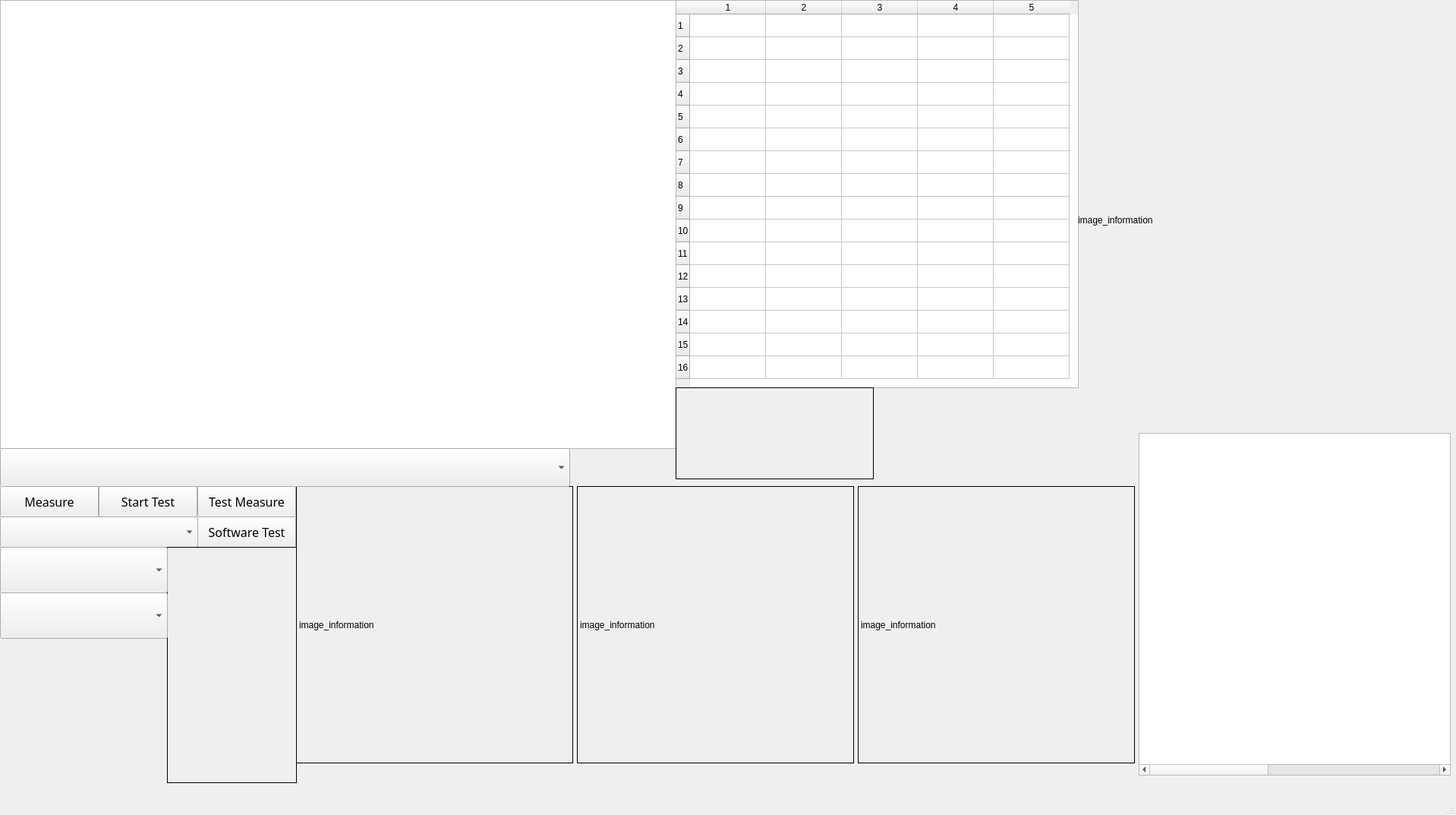
<?xml version="1.0" encoding="UTF-8"?>
<ui version="4.0">
 <class>MainWindow</class>
 <widget class="QMainWindow" name="MainWindow">
  <property name="geometry">
   <rect>
    <x>0</x>
    <y>0</y>
    <width>1918</width>
    <height>1073</height>
   </rect>
  </property>
  <property name="windowTitle">
   <string>MainWindow</string>
  </property>
  <widget class="QWidget" name="centralwidget">
   <widget class="QPushButton" name="btn_testmain">
    <property name="geometry">
     <rect>
      <x>130</x>
      <y>640</y>
      <width>130</width>
      <height>41</height>
     </rect>
    </property>
    <property name="font">
     <font>
      <family>標楷體</family>
      <pointsize>12</pointsize>
     </font>
    </property>
    <property name="text">
     <string>Start Test</string>
    </property>
   </widget>
   <widget class="QLabel" name="label_image_information">
    <property name="geometry">
     <rect>
      <x>1420</x>
      <y>50</y>
      <width>480</width>
      <height>480</height>
     </rect>
    </property>
    <property name="text">
     <string>image_information</string>
    </property>
   </widget>
   <widget class="QTableWidget" name="tableWidget_information">
    <property name="geometry">
     <rect>
      <x>0</x>
      <y>0</y>
      <width>891</width>
      <height>591</height>
     </rect>
    </property>
   </widget>
   <widget class="QPushButton" name="btn_Measure">
    <property name="geometry">
     <rect>
      <x>0</x>
      <y>640</y>
      <width>130</width>
      <height>41</height>
     </rect>
    </property>
    <property name="font">
     <font>
      <family>標楷體</family>
      <pointsize>12</pointsize>
     </font>
    </property>
    <property name="text">
     <string>Measure</string>
    </property>
   </widget>
   <widget class="QTableWidget" name="tableWidget_information_correctrate">
    <property name="geometry">
     <rect>
      <x>890</x>
      <y>0</y>
      <width>531</width>
      <height>511</height>
     </rect>
    </property>
    <property name="lineWidth">
     <number>1</number>
    </property>
    <property name="midLineWidth">
     <number>0</number>
    </property>
    <property name="verticalScrollBarPolicy">
     <enum>Qt::ScrollBarAlwaysOff</enum>
    </property>
    <property name="horizontalScrollBarPolicy">
     <enum>Qt::ScrollBarAlwaysOff</enum>
    </property>
    <property name="rowCount">
     <number>16</number>
    </property>
    <property name="columnCount">
     <number>5</number>
    </property>
    <row/>
    <row/>
    <row/>
    <row/>
    <row/>
    <row/>
    <row/>
    <row/>
    <row/>
    <row/>
    <row/>
    <row/>
    <row/>
    <row/>
    <row/>
    <row/>
    <column/>
    <column/>
    <column/>
    <column/>
    <column/>
   </widget>
   <widget class="QPushButton" name="btn_testmeasure">
    <property name="geometry">
     <rect>
      <x>260</x>
      <y>640</y>
      <width>130</width>
      <height>41</height>
     </rect>
    </property>
    <property name="font">
     <font>
      <family>標楷體</family>
      <pointsize>12</pointsize>
     </font>
    </property>
    <property name="text">
     <string>Test Measure</string>
    </property>
   </widget>
   <widget class="QComboBox" name="comboBox_AI_Class">
    <property name="geometry">
     <rect>
      <x>0</x>
      <y>680</y>
      <width>261</width>
      <height>41</height>
     </rect>
    </property>
    <property name="font">
     <font>
      <family>Times New Roman</family>
      <pointsize>18</pointsize>
     </font>
    </property>
   </widget>
   <widget class="QGraphicsView" name="graphicsView_Measure">
    <property name="geometry">
     <rect>
      <x>1500</x>
      <y>570</y>
      <width>411</width>
      <height>451</height>
     </rect>
    </property>
    <property name="sceneRect">
     <rectf>
      <x>0.000000000000000</x>
      <y>0.000000000000000</y>
      <width>1000.000000000000000</width>
      <height>400.000000000000000</height>
     </rectf>
    </property>
    <property name="alignment">
     <set>Qt::AlignCenter</set>
    </property>
   </widget>
   <widget class="QLabel" name="label_image_histogram">
    <property name="geometry">
     <rect>
      <x>390</x>
      <y>640</y>
      <width>365</width>
      <height>365</height>
     </rect>
    </property>
    <property name="frameShape">
     <enum>QFrame::Box</enum>
    </property>
    <property name="text">
     <string>image_information</string>
    </property>
   </widget>
   <widget class="QPushButton" name="btn_softwareTest">
    <property name="geometry">
     <rect>
      <x>260</x>
      <y>680</y>
      <width>130</width>
      <height>41</height>
     </rect>
    </property>
    <property name="font">
     <font>
      <family>標楷體</family>
      <pointsize>12</pointsize>
     </font>
    </property>
    <property name="cursor">
     <cursorShape>ArrowCursor</cursorShape>
    </property>
    <property name="text">
     <string>Software Test</string>
    </property>
   </widget>
   <widget class="QLabel" name="label_OK">
    <property name="geometry">
     <rect>
      <x>890</x>
      <y>510</y>
      <width>261</width>
      <height>121</height>
     </rect>
    </property>
    <property name="font">
     <font>
      <family>Times New Roman</family>
      <pointsize>72</pointsize>
     </font>
    </property>
    <property name="frameShape">
     <enum>QFrame::Box</enum>
    </property>
    <property name="text">
     <string/>
    </property>
    <property name="alignment">
     <set>Qt::AlignCenter</set>
    </property>
   </widget>
   <widget class="QLabel" name="label_Image">
    <property name="geometry">
     <rect>
      <x>220</x>
      <y>720</y>
      <width>171</width>
      <height>311</height>
     </rect>
    </property>
    <property name="frameShape">
     <enum>QFrame::Box</enum>
    </property>
    <property name="frameShadow">
     <enum>QFrame::Plain</enum>
    </property>
    <property name="text">
     <string/>
    </property>
   </widget>
   <widget class="QComboBox" name="comboBox_recipe">
    <property name="geometry">
     <rect>
      <x>0</x>
      <y>720</y>
      <width>221</width>
      <height>61</height>
     </rect>
    </property>
    <property name="font">
     <font>
      <family>標楷體</family>
      <pointsize>18</pointsize>
     </font>
    </property>
   </widget>
   <widget class="QLabel" name="label_image_Remedy">
    <property name="geometry">
     <rect>
      <x>760</x>
      <y>640</y>
      <width>365</width>
      <height>365</height>
     </rect>
    </property>
    <property name="frameShape">
     <enum>QFrame::Box</enum>
    </property>
    <property name="text">
     <string>image_information</string>
    </property>
   </widget>
   <widget class="QLabel" name="label_image_extend">
    <property name="geometry">
     <rect>
      <x>1130</x>
      <y>640</y>
      <width>365</width>
      <height>365</height>
     </rect>
    </property>
    <property name="frameShape">
     <enum>QFrame::Box</enum>
    </property>
    <property name="text">
     <string>image_information</string>
    </property>
   </widget>
   <widget class="QComboBox" name="comboBox_models">
    <property name="geometry">
     <rect>
      <x>0</x>
      <y>590</y>
      <width>751</width>
      <height>51</height>
     </rect>
    </property>
    <property name="font">
     <font>
      <family>標楷體</family>
      <pointsize>18</pointsize>
     </font>
    </property>
   </widget>
   <widget class="QComboBox" name="comboBox_Validation_set">
    <property name="geometry">
     <rect>
      <x>0</x>
      <y>780</y>
      <width>221</width>
      <height>61</height>
     </rect>
    </property>
    <property name="font">
     <font>
      <family>標楷體</family>
      <pointsize>18</pointsize>
     </font>
    </property>
   </widget>
  </widget>
  <widget class="QMenuBar" name="menubar">
   <property name="geometry">
    <rect>
     <x>0</x>
     <y>0</y>
     <width>1918</width>
     <height>21</height>
    </rect>
   </property>
  </widget>
  <widget class="QStatusBar" name="statusbar"/>
 </widget>
 <resources/>
 <connections/>
</ui>
